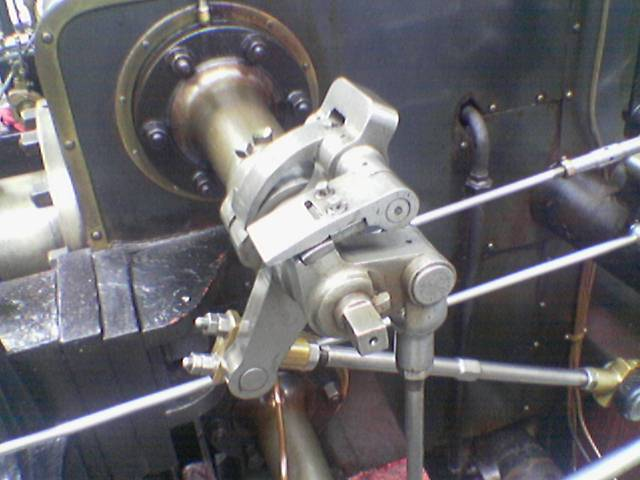
#> input picture valve.png, 640 x 480 px, found by its file name
$ python gradient.py valve.png
#> lines starting #> are read from the running program, lines starting #| are printed output that depends on the picture
### gaussian_filter.py
from __future__ import division
from numpy import array, zeros, abs
from numpy.fft import fft2, ifft2
from PIL import Image
from matplotlib.pyplot import imshow, show, subplot, figure, gray, title, axis

def gaussian(im):
    b = array([[2, 4,  5,  2,  2],
               [4, 9,  12, 9,  4],
               [5, 12, 15, 12, 5],
               [4, 9,  12, 9,  4],
               [2, 4,  5,  4,  2]]) / 156
    kernel = zeros(im.shape)
    kernel[:b.shape[0], :b.shape[1]] = b

    fim = fft2(im)
    fkernel = fft2(kernel)
    fil_im = ifft2(fim * fkernel)

    return abs(fil_im).astype(int)

# [21 lines that do not run on import are left out]

### gradient.py
from __future__ import division
from gaussian_filter import gaussian
from numpy import array, zeros, abs, sqrt, arctan2, arctan, pi, real
from numpy.fft import fft2, ifft2
from PIL import Image
from matplotlib.pyplot import imshow, show, subplot, figure, gray, title, axis

def gradient(im):
    # Sobel operator
    op1 = array([[-1, 0, 1],
                 [-2, 0, 2],
                 [-1, 0, 1]])
    op2 = array([[-1, -2, -1],
                 [ 0,  0,  0],
                 [ 1,  2,  1]])
    kernel1 = zeros(im.shape)
    kernel1[:op1.shape[0], :op1.shape[1]] = op1
    kernel1 = fft2(kernel1)

    kernel2 = zeros(im.shape)
    kernel2[:op2.shape[0], :op2.shape[1]] = op2
    kernel2 = fft2(kernel2)

    fim = fft2(im)
    Gx = real(ifft2(kernel1 * fim)).astype(float)
    Gy = real(ifft2(kernel2 * fim)).astype(float)

    G = sqrt(Gx**2 + Gy**2)
    Theta = arctan2(Gy, Gx) * 180 / pi
    return G, Theta

if __name__ == '__main__':
  # [4 lines of commented-out code are left out]
  im_path = '/tfshare/PycharmProjects/canny/valve.png'
  im = array(Image.open(im_path))
#> im is the input picture: shape (480, 640, 3); mean R, G, B 106.3, 104.8, 108.9
  im = im[:, :, 0]
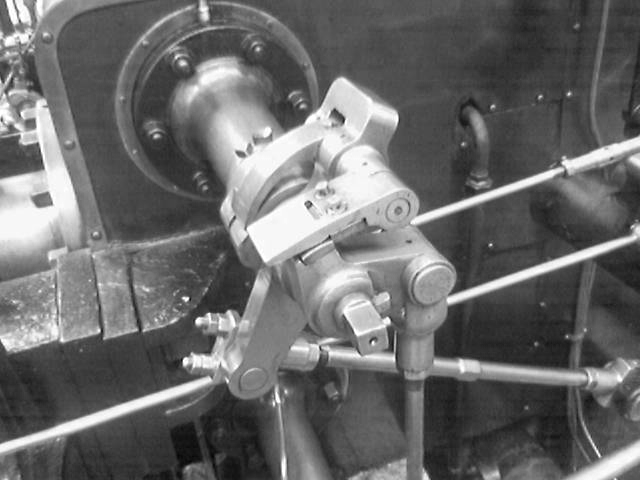
#> im: shape (480, 640); min 3, max 255, mean 106.3
  gim = gaussian(im)
#> in gaussian, `return abs(fil_im).astype(int)`:
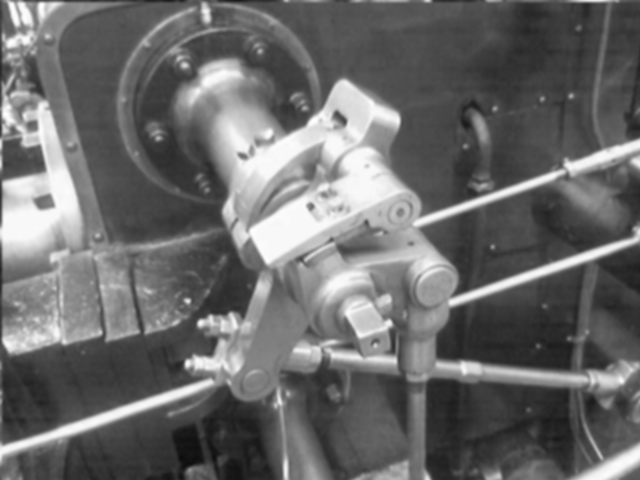
#> returned value: shape (480, 640) int64; min 12, max 255, mean 106.5
  grim, gphase = gradient(gim)
#> in gradient, `Gx = real(ifft2(kernel1 * fim)).astype(float)`:
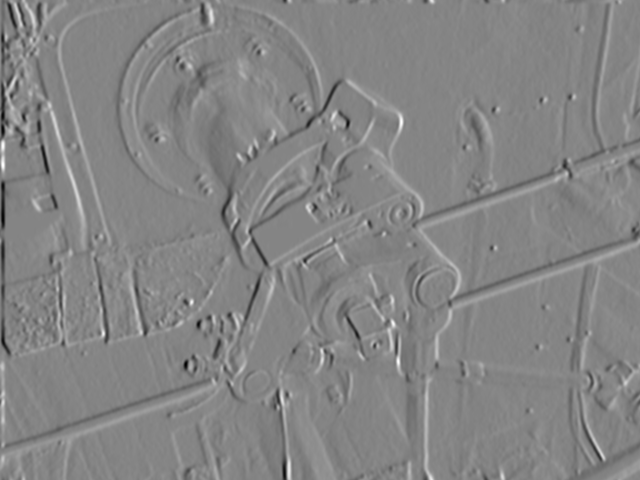
#> Gx: shape (480, 640) float64; min -433, max 399, mean 0; drawn with min black and max white
#> in gradient, `Gy = real(ifft2(kernel2 * fim)).astype(float)`:
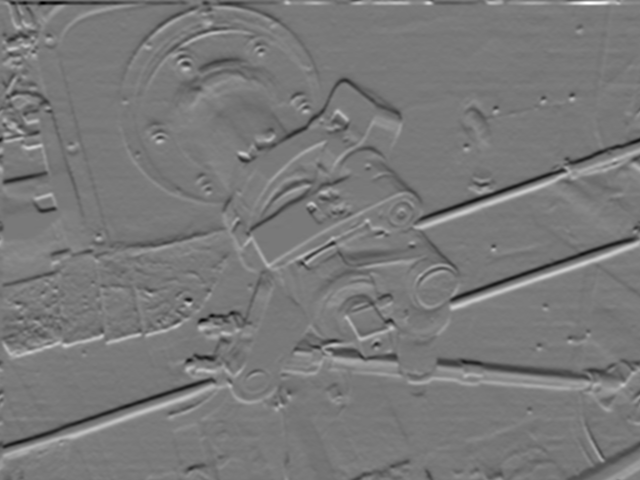
#> Gy: shape (480, 640) float64; min -410, max 452, mean 0; drawn with min black and max white
#> in gradient, `G = sqrt(Gx**2 + Gy**2)`:
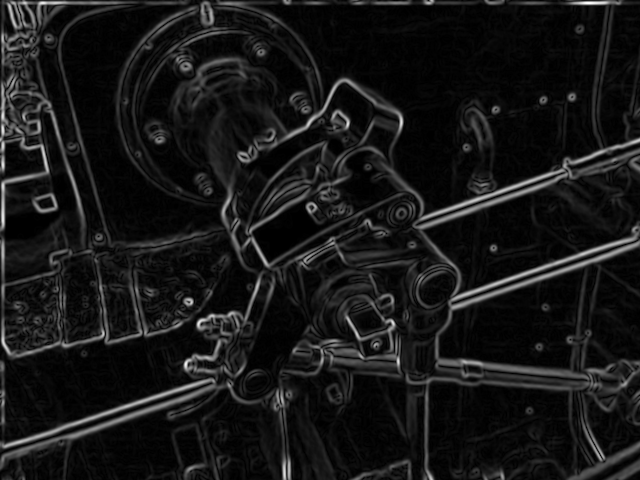
#> G: shape (480, 640) float64; min 0, max 452.2, mean 41.5; drawn with min black and max white
#> in gradient, `Theta = arctan2(Gy, Gx) * 180 / pi`:
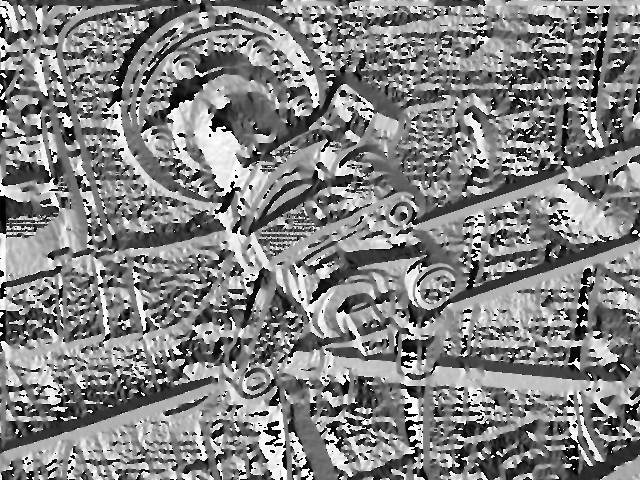
#> Theta: shape (480, 640) float64; min -180, max 180, mean 4.6; drawn with min black and max white

  gray()

  subplot(2, 2, 1)
  imshow(im)
  axis('off')
  title('Original')

  subplot(2, 2, 2)
  imshow(gim)
  axis('off')
  title('Gaussian')

  subplot(2, 2, 3)
  imshow(grim)
  axis('off')
  title('Gradient')

  show()

$ run again, with emilia.jpg saved as valve.png
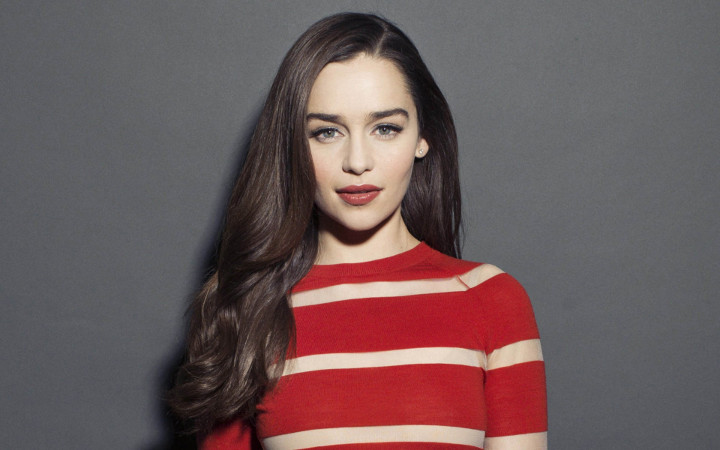
#> input picture emilia.jpg, 720 x 450 px, found by its file name
#> im is the input picture: shape (450, 720, 3); mean R, G, B 108.6, 89.7, 90.9
#> im: shape (450, 720)
#> in gradient, `G = sqrt(Gx**2 + Gy**2)`:
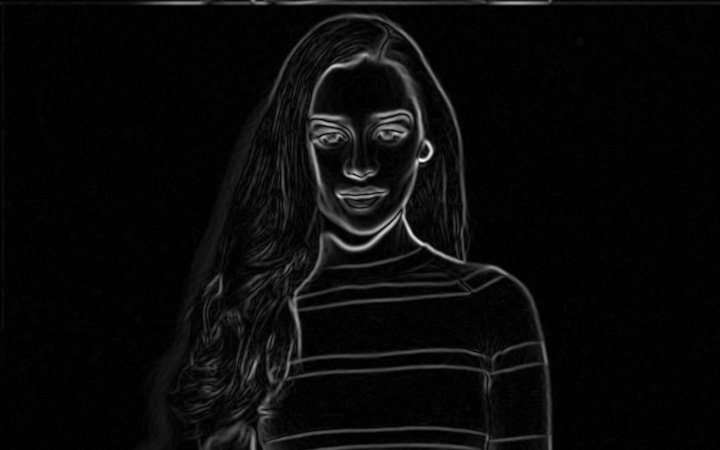
#> G: shape (450, 720) float64; min 0, max 405.6, mean 15.9; drawn with min black and max white
#> in gradient, `Theta = arctan2(Gy, Gx) * 180 / pi`:
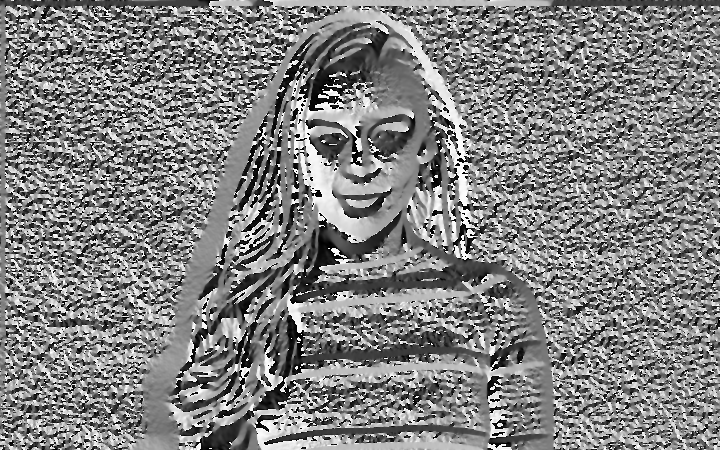
#> Theta: shape (450, 720) float64; min -180, max 180, mean 3.3; drawn with min black and max white
